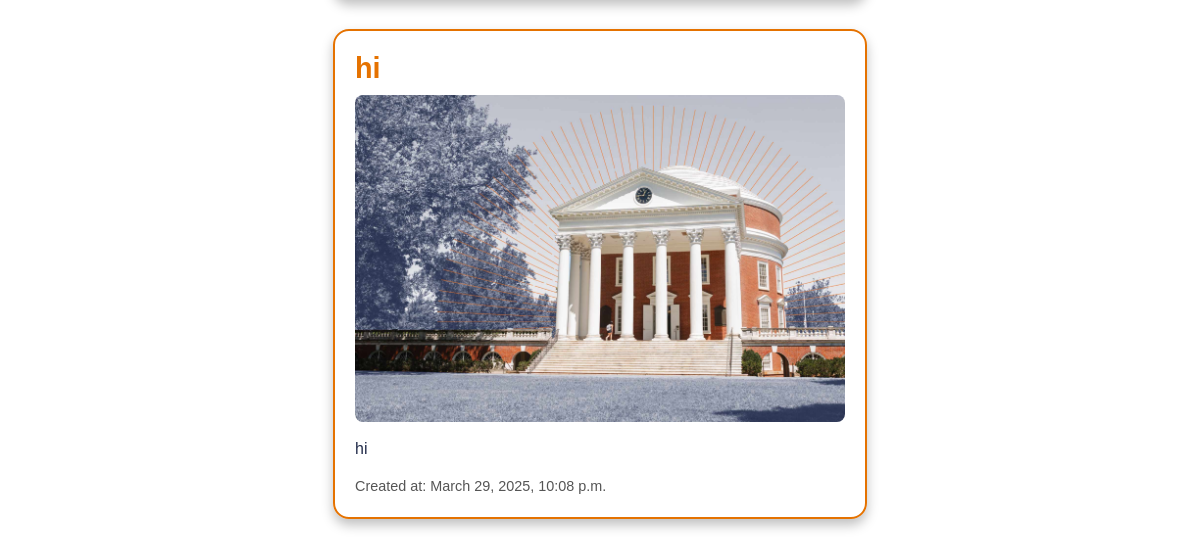
Before: /my-posts/ (signed in, lower part) with the older database file.
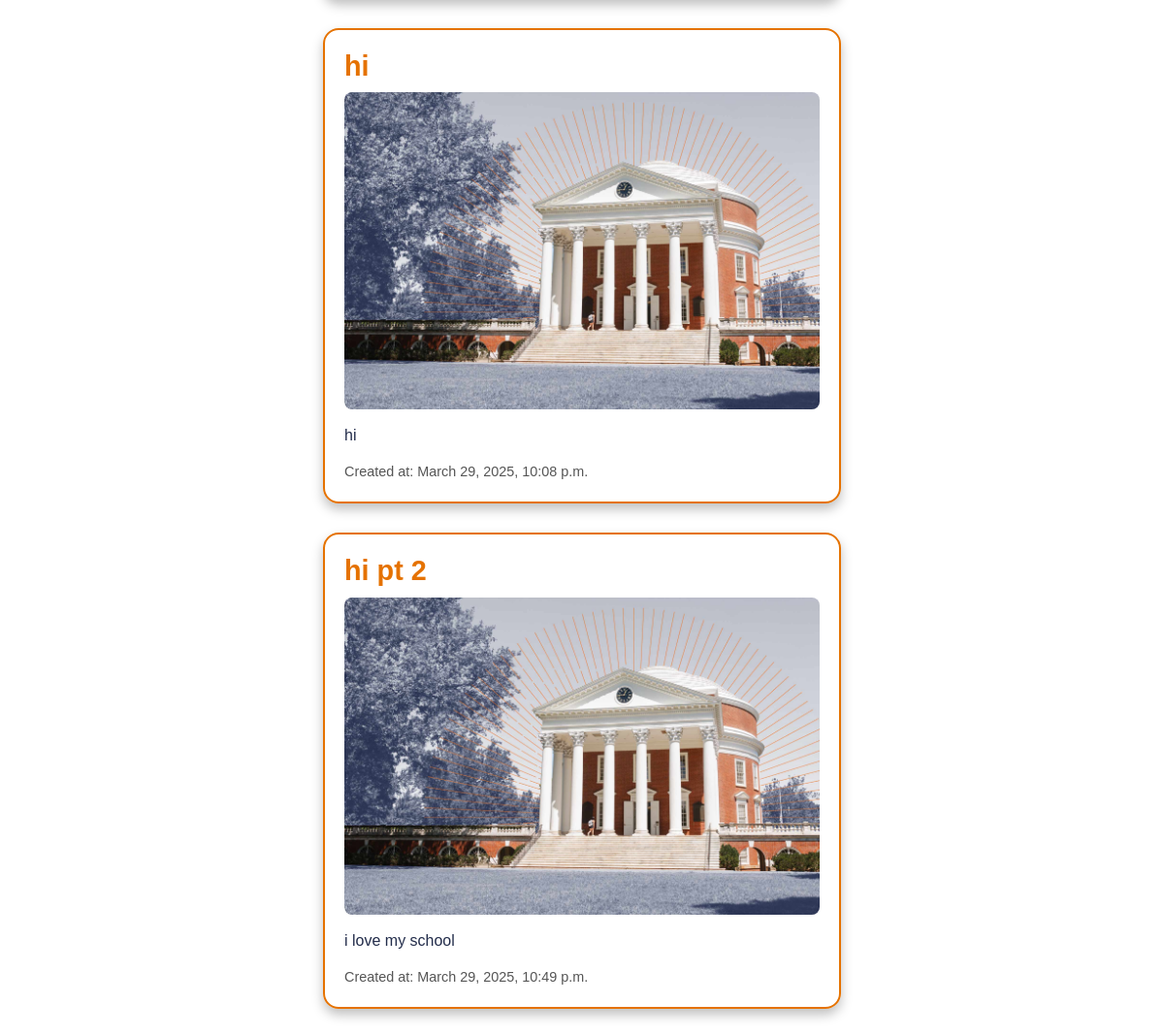
After: the same page with the newer database file.
### posts/models.py (models this page shows, shortened)
class Post(models.Model):
    title = models.CharField(max_length=100)
    content = models.TextField()
    image = models.ImageField(upload_to='post_images/', blank=True, null=True)
    author = models.ForeignKey(User, on_delete=models.CASCADE)
    created_at = models.DateTimeField(auto_now_add=True)

### posts/views.py (the view)
# urls.py: path('my-posts/', views.user_posts, name='user_posts'),
@login_required
def user_posts(request):
    posts = Post.objects.filter(author=request.user)
    return render(request, 'user_posts.html', {'posts': posts})

### posts/templates/user_posts.html (shortened to what this page needs)
{% extends 'base.html' %}
{% block content %}
<div class="container">
    {% if posts %}
        <div class="row">
            {% for post in posts %}
                <div class="col-md-6 offset-md-3">
                    <div class="post-card">
                        <h3 class="post-title">{{ post.title }}</h3>
                        {% if post.image %}
                            <img src="{{ post.image.url }}" alt="{{ post.title }}" class="post-image">
                        {% endif %}
                        <p class="post-content">{{ post.content }}</p>
                        <div class="post-date">Created at: {{ post.created_at }}</div>
                    </div>
                </div>
            {% endfor %}
        </div>
    {% else %}
        <p class="text-center">You have no posts yet.</p>
    {% endif %}
</div>
{% endblock %}

### templates/base.html (shortened to what this page needs)
<!DOCTYPE html>
<html lang="en">
<head>
    <link href="https://cdn.jsdelivr.net/npm/bootstrap@5.3.0/dist/css/bootstrap.min.css" rel="stylesheet">
</head>
<body>
    <div class="container mt-4">
        {% block content %}{% endblock %}
    </div>
</body>
</html>

### posts/templates/user_posts.html (style rules this page uses)
body { background: url("https://news.virginia.edu/sites/default/files/uva_east_rotunda_sunset.jpg") no-repeat center center fixed; background-size: cover; font-family: 'Poppins', sans-serif; color: rgb(0, 0, 0); }
.post-card { background-color: rgba(255, 255, 255, 0.95); color: #232D4B; border: 2px solid #E57200; border-radius: 16px; padding: 20px; margin-bottom: 30px; box-shadow: 0 6px 12px rgba(0, 0, 0, 0.25); transition: transform 0.2s ease; }
.post-title { font-size: 1.8rem; font-weight: bold; color: #E57200; margin-bottom: 10px; }
.post-content { font-size: 1rem; margin-bottom: 15px; }
.post-image { max-width: 100%; height: auto; border-radius: 8px; margin-bottom: 15px; }
.post-date { font-size: 0.9rem; color: #555; }

Changed rows visible on the page:
added Post: title "hi pt 2", image (picture), content "i love my school", created_at "March 29, 2025, 10:49 p.m."
